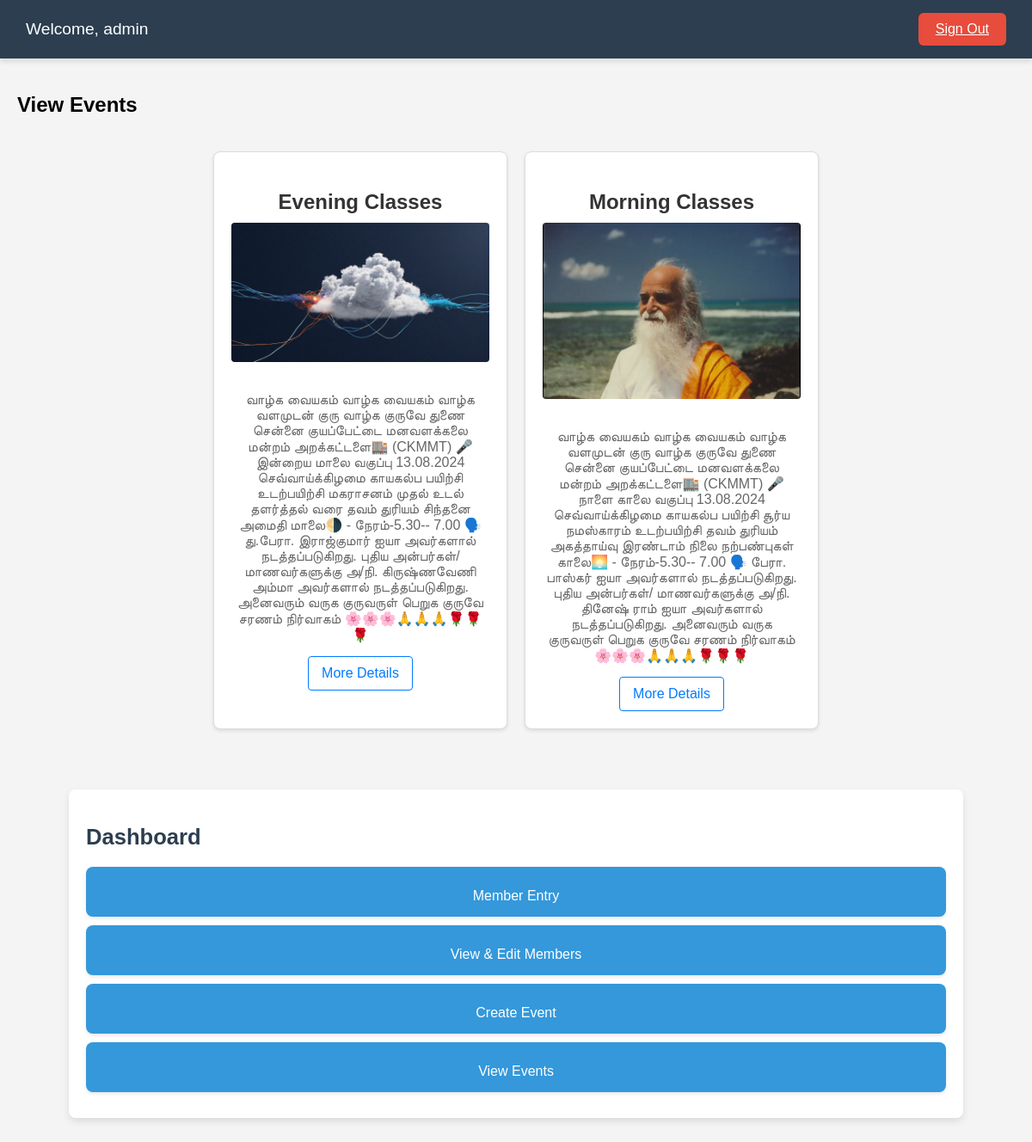
Page /view-event (signed in) on the committed database.
### tables this page shows
CREATE TABLE events (
    id INTEGER PRIMARY KEY AUTOINCREMENT,
    title TEXT NOT NULL,
    date TEXT NOT NULL,
    description TEXT NOT NULL,
    image_url TEXT
);

### app.py (the view)
@app.route('/view-event')
def view_event():
    if 'username' not in session:
        return redirect(url_for('login'))
    events = get_events()
    return render_template('view_event.html', events=events, username=session['username'])

### app.py (called while the page is built)
def get_db_connection():
    try:
        conn = sqlite3.connect('database.db', check_same_thread=False)
        conn.row_factory = sqlite3.Row
        return conn
    except sqlite3.Error as e:
        print(f"Database connection error: {e}")
        return None

def get_events():
    conn = get_db_connection()
    cursor = conn.cursor()
    cursor.execute('SELECT * FROM events')
    events = cursor.fetchall()
    conn.close()
    return events

### templates/view_event.html
{% extends "dashboard.html" %}
{% block content %}
<h2>View Events</h2>
<div class="events-container">
    {% for event in events %}
    <div class="event-card">
        <h3 class="event-title">{{ event['title'] }}</h3>
        {% if event['image_url'] %}
        <img src="{{ url_for('uploaded_file', filename=event['image_url']) }}" alt="{{ event['title'] }}" class="event-image">
        {% endif %}
        <p class="event-description">{{ event['description'] }}</p>
        <a href="{{ url_for('event_detail', event_id=event['id']) }}" class="event-link">More Details</a>
    </div>
    {% endfor %}
</div>
{% endblock %}

### templates/dashboard.html (shortened to what this page needs)
<!DOCTYPE html>
<html lang="en">
<head>
    <link rel="stylesheet" href="{{ url_for('static', filename='styles/styles.css') }}">
</head>
<body>
    <div class="header">
        <div class="username">Welcome, {{ username }}</div>
        <a href="{{ url_for('logout') }}" class="logout-button">Sign Out</a>
    </div>
    <div class="content">
        {% block content %}{% endblock %}
    </div>
    <div class="dashboard-container">
        <h2>Dashboard</h2>
        <a href="{{ url_for('data_entry') }}" class="card">
            Member Entry
        </a>
        <a href="{{ url_for('view_edit') }}" class="card">
            View & Edit Members
        </a>
        <a href="{{ url_for('create_event') }}" class="card">
            Create Event
        </a>
        <a href="{{ url_for('view_event') }}" class="card">
            View Events
        </a>
    </div>
</body>
</html>

### static/styles/styles.css (style rules this page uses)
body { font-family: Arial, sans-serif; margin: 0; padding: 0; background-color: #f4f4f4; background-image: url('static/images/clou.jpg'); background-size: auto; background-position: top; background-repeat: no-repeat; }
.header { padding: 15px 30px; background-color: #2c3e50; color: #fff; display: flex; justify-content: space-between; align-items: center; box-shadow: 0 4px 6px rgba(0, 0, 0, 0.1); }
.header .username { font-size: 1.2em; font-weight: 500; }
.header .logout-button { background-color: #e74c3c; color: #fff; border: none; padding: 10px 20px; border-radius: 6px; cursor: pointer; transition: background-color 0.3s, transform 0.3s; }
.dashboard-container { padding: 20px; max-width: 1000px; margin: 30px auto; background: #fff; border-radius: 8px; box-shadow: 0 4px 8px rgba(0,0,0,0.1); }
.dashboard-container h2 { margin-bottom: 20px; font-size: 1.6em; color: #2c3e50; font-weight: 600; }
.card { display: flex; flex-direction: column; align-items: center; padding: 15px; margin: 10px 0; background-color: #3498db; color: #fff; text-decoration: none; border-radius: 8px; box-shadow: 0 2px 4px rgba(0,0,0,0.1); transition: background-color 0.3s, transform 0.3s; font-weight: 500; text-align: center; }
.content { padding: 20px; }
img { max-width: auto; max-height: auto; border-radius: 5px; }
.events-container { display: flex; flex-wrap: wrap; gap: 20px; justify-content: center; padding: 20px; }
.event-card { background-color: #fff; border: 1px solid #ddd; border-radius: 8px; box-shadow: 0 2px 4px rgba(0, 0, 0, 0.1); max-width: 300px; padding: 20px; text-align: center; transition: transform 0.2s, box-shadow 0.2s; }
.event-title { font-size: 1.5rem; color: #333; margin-bottom: 10px; }
.event-image { max-width: 100%; height: auto; border-radius: 4px; margin-bottom: 15px; }
.event-description { font-size: 1rem; color: #666; margin-bottom: 15px; }
.event-link { display: inline-block; padding: 10px 15px; font-size: 1rem; color: #007bff; text-decoration: none; border: 1px solid #007bff; border-radius: 4px; transition: background-color 0.2s, color 0.2s; }

### rows in the picture
events: title "Evening Classes", image_url+title (picture), description "வாழ்க வையகம் வாழ்க வையகம் வாழ்க வளமுடன் குரு வாழ்க குருவே துணை சென்னை குயப்பேட்டை மனவளக்கலை மன்றம் அறக்கட்டளை🏬 (CKMMT) 🎤இன்றைய மாலை வகுப்பு 13.08.2024 செவ்வாய்க்கிழமை காயகல்ப பயிற்சி உடற்பயிற்சி மகராசனம் முதல் உடல் தளர்த்தல் வரை தவம் துரியம் சிந்தனை அமைதி மாலை🌗 - நேரம்-5.30-- 7.00 🗣️ து.பேரா. இராஜ்குமார் ஐயா அவர்களால் நடத்தப்படுகிறது. புதிய அன்பர்கள்/ மாணவர்களுக்கு அ/நி. கிருஷ்ணவேணி அம்மா அவர்களால் நடத்தப்படுகிறது. அனைவரும் வருக குருவருள் பெறுக குருவே சரணம் நிர்வாகம் 🌸🌸🌸🙏🙏🙏🌹🌹🌹"
events: title "Morning Classes", image_url+title (picture), description "வாழ்க வையகம் வாழ்க வையகம் வாழ்க வளமுடன் குரு வாழ்க குருவே துணை சென்னை குயப்பேட்டை மனவளக்கலை மன்றம் அறக்கட்டளை🏬 (CKMMT) 🎤நாளை காலை வகுப்பு 13.08.2024 செவ்வாய்க்கிழமை காயகல்ப பயிற்சி சூர்ய நமஸ்காரம் உடற்பயிற்சி தவம் துரியம் அகத்தாய்வு இரண்டாம் நிலை நற்பண்புகள் காலை🌅 - நேரம்-5.30-- 7.00 🗣️ பேரா. பாஸ்கர் ஐயா அவர்களால் நடத்தப்படுகிறது. புதிய அன்பர்கள்/ மாணவர்களுக்கு அ/நி. தினேஷ் ராம் ஐயா அவர்களால் நடத்தப்படுகிறது. அனைவரும் வருக குருவருள் பெறுக குருவே சரணம் நிர்வாகம் 🌸🌸🌸🙏🙏🙏🌹🌹🌹"

### other values in the picture
{{ username }} "admin"
